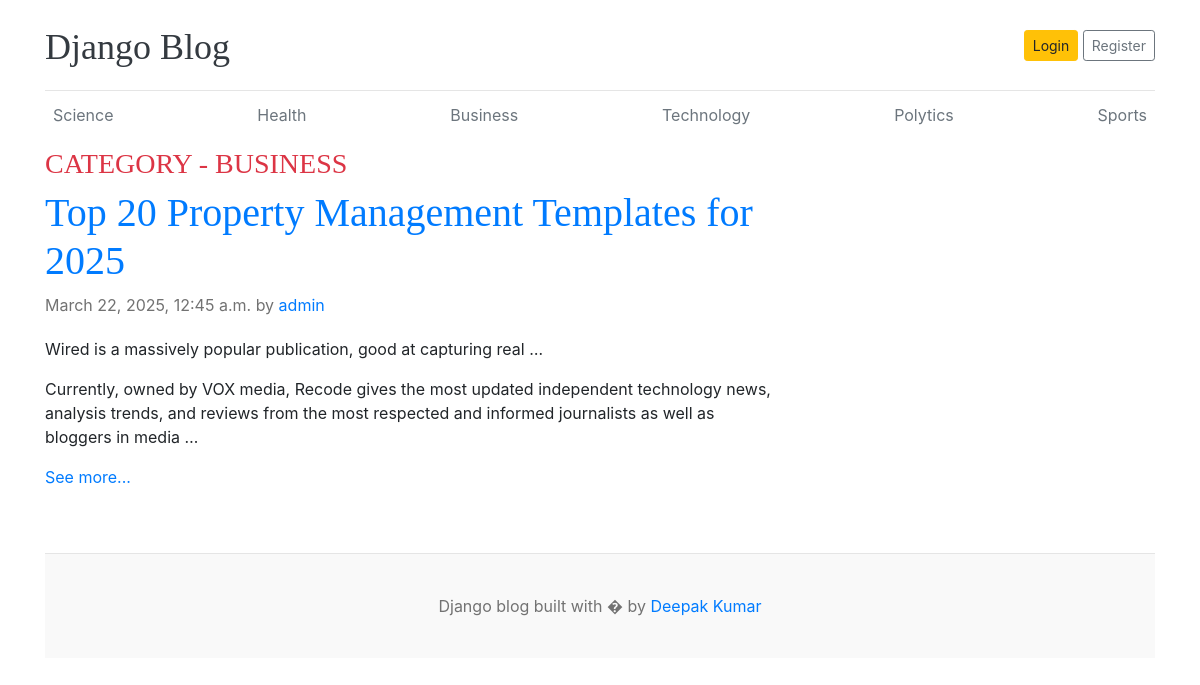
The page /category/3 on the database its author committed.
### blog/models.py (models this page shows, shortened)
class Category(models.Model):
    category_name = models.CharField(max_length=100,unique=True)
    created_at = models.DateField(auto_now_add=True)
    updated_at = models.DateField(auto_now=True)
    class Meta:
        verbose_name_plural = 'Categories'
    def __str__(self):
        return self.category_name

class Blog(models.Model):
    title = models.CharField(max_length=250,unique=True)
    slug = models.SlugField(unique=True,blank=True)
    category = models.ForeignKey(Category,on_delete=models.CASCADE)
    author = models.ForeignKey(User,on_delete=models.CASCADE)
    blog_image = models.ImageField(upload_to='uploads/%y/%m/%d')
    short_desc = models.TextField(max_length=1000)
    blog_body = models.TextField()
    status = models.CharField(max_length=100,choices=STATUS_CHOICE,default='draft')
    is_featured = models.BooleanField(default=False)
    created_at = models.DateTimeField(auto_now_add=True)
    updated_at = models.DateTimeField(auto_now=True)

### blog/views.py (the view)
# urls.py: path('category/<int:category_id>',views.posts_by_category,name="posts_by_category"),
def posts_by_category(request,category_id):
    posts = models.Blog.objects.filter(status='publish',category=category_id)
    categorys = get_object_or_404(models.Category,pk=category_id)
    contex = {
        'posts':posts,
        'categorys':categorys
    }
    return render(request,'posts_by_category.html',contex)

### blog/context_processors.py (called while the page is built)
def get_categories(request):
    category = models.Category.objects.all()
    return dict(category=category)

### blog/templates/posts_by_category.html
{% extends 'base.html' %}
{% block content %}
      <h3 class="text-uppercase text-danger">Category - {{categorys}}</h3>
      <main role="main" class="container p-0">
        <div class="row">
          <div class="col-md-8 blog-main">
            {% for post in posts%}
            <div class="blog-post">
              <h2 class="blog-post-title"><a href="{% url 'single_blog' post.slug %}">{{post.title}}</a></h2>
              <p class="blog-post-meta">
                {{post.created_at}} by <a href="#">{{post.author}}</a>
              </p>
              <p>
                {{post.short_desc | truncatewords:10 }}
              </p>
              <p>
                {{post.blog_body | truncatewords:30 }}
              </p>
              <a href="{% url "single_blog" post.slug %}">See more...</a>
            </div>
            {% endfor %}
          </div>
        </div>
      </main>
{% endblock %}

### blog/templates/header.html (shortened to what this page needs)
{% load static%}
<!DOCTYPE html>
<html lang="en">
  <head>
    <link
      href="https://getbootstrap.com/docs/4.0/dist/css/bootstrap.min.css"
      rel="stylesheet"
    />
    <link href="{% static 'css/blog.css'%}" rel="stylesheet" />
  </head>
  <body>
    <div class="container">
      <header class="blog-header py-3">
        <div class="row flex-nowrap justify-content-between align-items-center">
          <div class="col-8 pt-1">
            <a class="blog-header-logo text-dark" href="/">Django Blog</a>
          </div>
          <div class="col-4 d-flex justify-content-end align-items-center">
            <a class="btn btn-sm btn-warning" href="#">Login</a> &nbsp;
            <a class="btn btn-sm btn-outline-secondary" href="#">Register</a>
          </div>
        </div>
      </header>
      <div class="nav-scroller py-1 mb-2">
        <nav class="nav d-flex justify-content-between">
          {% for cat in category%}
          <a class="p-2 text-muted" href="{% url "posts_by_category" cat.id %} ">{{ cat.category_name }}</a>
          {% endfor%}
        </nav>
      </div>

### blog/static/css/blog.css (style rules this page uses)
.blog-header { border-bottom: 1px solid #e5e5e5; }
.blog-header-logo { font-family: "Playfair Display", Georgia, "Times New Roman", serif; font-size: 2.25rem; }
h1, h2, h3, h4, h5, h6 { font-family: "Playfair Display", Georgia, "Times New Roman", serif; }
.blog-post { margin-bottom: 4rem; }
.blog-post-title { font-size: 2.5rem; }
.blog-post-meta { margin-bottom: 1.25rem; color: #727272; }

### rows shown on the page
Category: category_name "Science"
Category: category_name "Health"
Category: category_name "Business", category_name "BUSINESS"
Category: category_name "Technology"
Category: category_name "Polytics"
Category: category_name "Sports"
Blog: title "Top 20 Property Management Templates for 2025", created_at "March 22, 2025, 12:45 a.m.", author "admin", short_desc "Wired is a massively popular publication, good at capturing real …", blog_body "Currently, owned by VOX media, Recode gives the most updated independent technology news, analysis trends, and reviews from the most respected and informed journalists as well as bloggers in media …"
